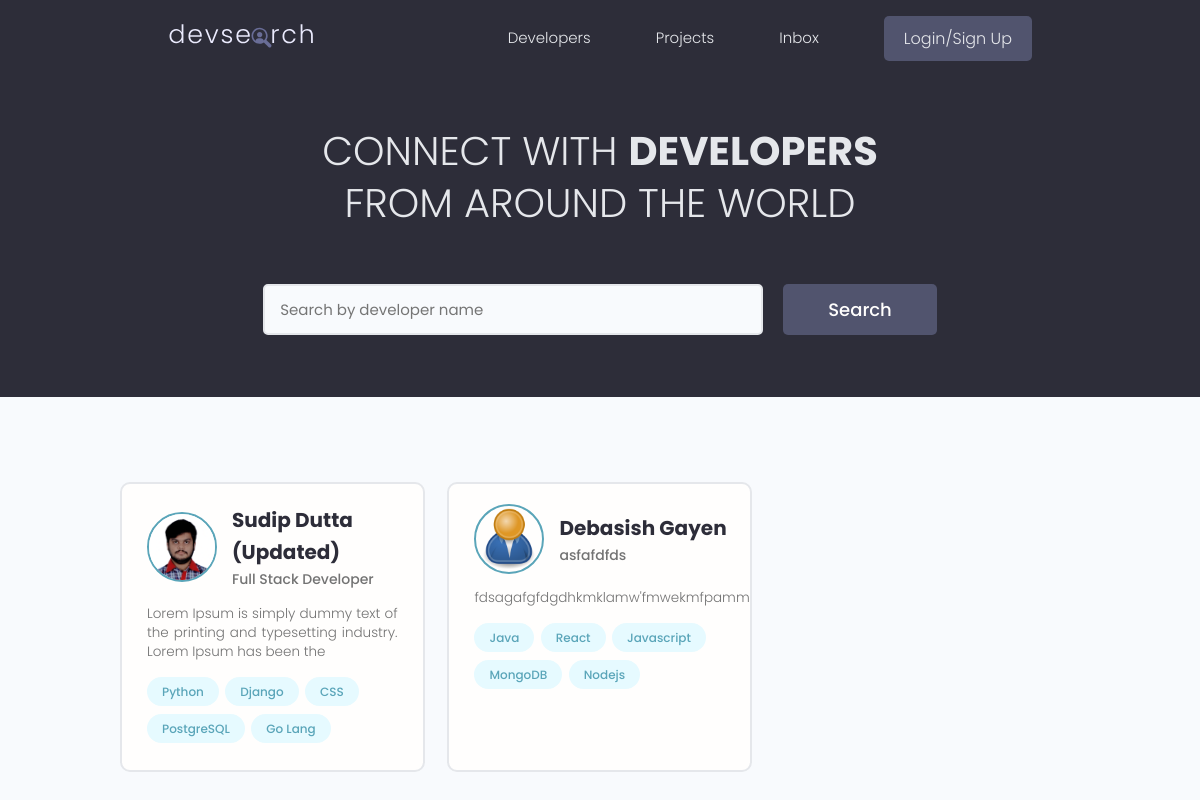
The app's page /, older data.
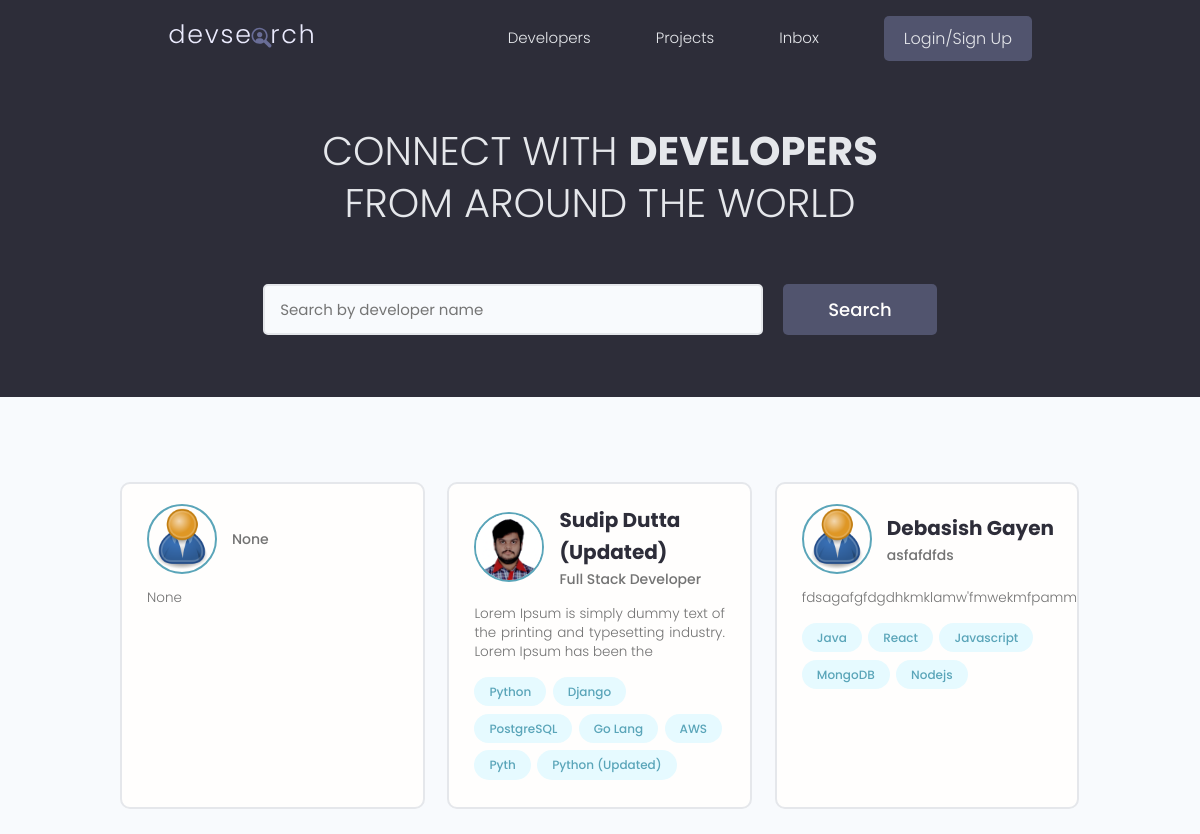
The same page, newer data.
### users/models.py (models this page shows, shortened)
class Profile(models.Model):
    user = models.OneToOneField(User , on_delete=models.CASCADE , null=True , blank=True)
    name = models.CharField(max_length=200 , blank=True ,null=True)
    username = models.CharField(max_length=200 , blank=True ,null=True)
    email = models.EmailField(max_length=500 , blank=True ,null=True)
    location = models.CharField(max_length=200 , blank=True ,null=True)
    short_intro = models.CharField(max_length=200 , blank=True ,null=True)
    bio = models.TextField(blank=True ,null=True)
    profile_image = models.ImageField(null=True, blank=True, upload_to='profiles/', default="profiles/user-default_YS9Vr6e.png")
    social_github = models.CharField(max_length=200 , blank=True ,null=True)
    social_twitter = models.CharField(max_length=200 , blank=True ,null=True)
    social_linkdin = models.CharField(max_length=200 , blank=True ,null=True)
    social_youtube = models.CharField(max_length=200 , blank=True ,null=True)
    social_instagram = models.CharField(max_length=200 , blank=True ,null=True)
    social_website = models.CharField(max_length=200 , blank=True ,null=True)
    created = models.DateTimeField(auto_now_add=True)
    id = models.UUIDField(default=uuid.uuid4, unique=True, primary_key=True, editable=False)

class Skill(models.Model):
    owner = models.ForeignKey(Profile, on_delete=models.CASCADE, null=True, blank=True)
    name = models.CharField(max_length=200, blank=True , null=True)
    description = models.TextField(null=True , blank=True)
    created = models.DateTimeField(auto_now_add=True)
    id = models.UUIDField(default=uuid.uuid4,unique=True,primary_key=True,editable=True)
    def __str__(self):
        return str(self.name)

### users/views.py (the view)
# urls.py: path('' , views.profiles , name='profiles'),
def profiles(request):
    profiles, search_query = searchProfiles(request)
    context = {'profiles' : profiles}
    return render(request , 'users/profiles.html' , context)

### users/utils.py (called while the page is built)
def  searchProfiles(request):
    search_query = ''
    if request.GET.get('search_query'):
        search_query = request.GET.get('search_query')
    skills = Skill.objects.filter(name__icontains=search_query)
    profiles = Profile.objects.distinct().filter(
                                      Q(name__icontains=search_query) |
                                      Q(short_intro__icontains=search_query)|
                                      Q(skill__in=skills)
                                      )
    return profiles,search_query

### users/templates/users/profiles.html (shortened to what this page needs)
{% extends 'main.html' %} {% block content %}
<main class="home">
  <section class="hero-section text-center">
    <div class="container container--narrow">
      <div class="hero-section__box">
        <h2>CONNECT WITH <span>DEVELOPERS</span></h2>
        <h2>FROM AROUND THE WORLD</h2>
      </div>
      <div class="hero-section__search">
        <form class="form" action="{% url 'profiles' %}" method="GET">
          <div class="form__field">
            <input
              class="input input--text"
              id="formInput#search"
              type="text"
              name="search_query"
              value="{{search_query}}"
              placeholder="Search by developer name"
            />
          </div>
          <input class="btn btn--sub btn--lg" type="submit" value="Search" />
        </form>
      </div>
    </div>
  </section>
  <section class="devlist">
    <div class="container">
      <div class="grid grid--three">
        {% for profile in profiles %}
        <div class="column card">
          <div class="dev">
            <a href="{% url 'user-profile' profile.id %}" class="card__body">
              <div class="dev__profile">
                <img class="avatar avatar--md" src="{{ profile.profile_image.url }}" alt="image" />
                <div class="dev__meta">
                  <h3>{{profile.name}}</h3>
                  <h5>{{profile.short_intro|slice:"60"}}</h5>
                </div>
              </div>
              <p class="dev__info">{{profile.bio|slice:"100"}}</p>
              <div class="dev__skills">
                {% for skill in profile.skill_set.all %}
                <span class="tag tag--pill tag--main">
                  <small>{{skill}}</small>
                </span>
                {% endfor %}
              </div>
            </a>
          </div>
        </div>
        {% endfor %}
      </div>
    </div>
  </section>
</main>
{% endblock content %}

Row changes from the older to the newer data that the page shows:
removed Skill: name "CSS", shown under Profile "Sudip Dutta (Updated)"
added Profile: profile_image (placeholder picture), short_intro "None", bio "None"
added Skill: name "AWS", shown under Profile "Sudip Dutta (Updated)"
added Skill: name "Pyth", shown under Profile "Sudip Dutta (Updated)"
added Skill: name "Python (Updated)", shown under Profile "Sudip Dutta (Updated)"
